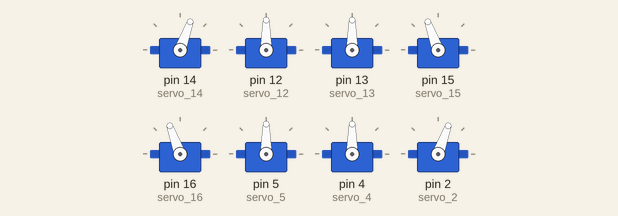
A sketch run on a simulated Arduino Uno, built with avr-gcc and run on an emulated ATmega328P. On the bench: 8 × servo.

Above: at 0.05 s.
At 0.35 s:
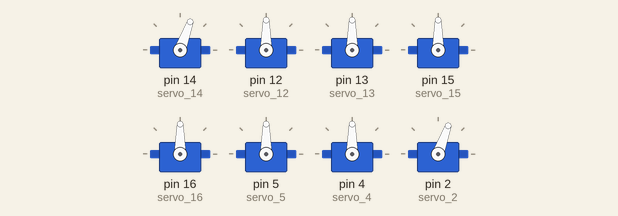
At 0.5 s:
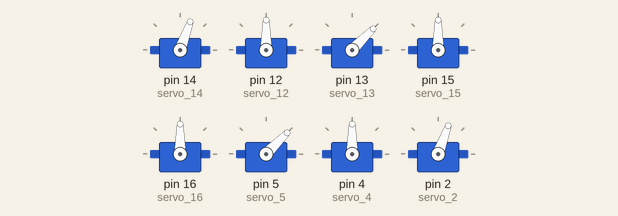
At 0.7 s:
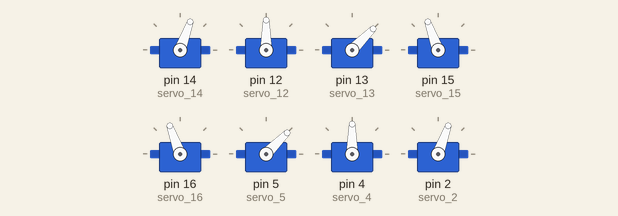
At 1.05 s:
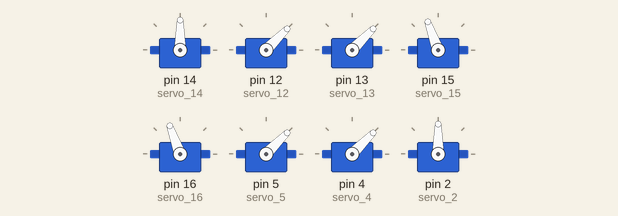
At 1.4 s:
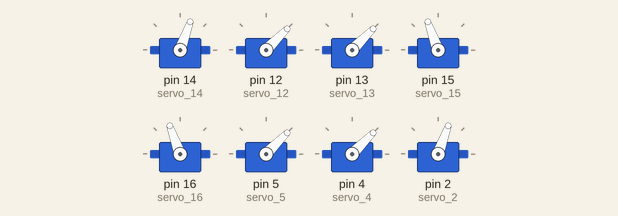
Timing chart, 0 to 3.7 s (numbered marks = the images above):
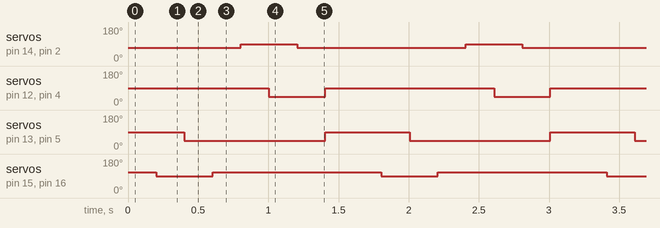

The sketch:

5.2turn_right.ino
```cpp
#include <Servo.h>
Servo servo_14;//Upper right [paw]
Servo servo_12;//Upper right [arm]
Servo servo_13;//Lower right [arm]
Servo servo_15;//Lower right [paw]
Servo servo_16;//Upper left [paw]
Servo servo_5;//Upper left [arm]
Servo servo_4;//Lower left [arm]
Servo servo_2;//Lower left [paw]


//Create an array of actions for turning right (for setting the rotation Angle, see instructions for turning left arrays)
int array7[8][9] = {
 {70, 90, 90, 110, 110, 90, 90, 70, 200},//Ready for standby
 {70, 90, 90, 90, 90, 90, 90, 70, 200},//The left upper paw and right lower paw are raised
 {70, 90, 45, 90, 90, 45, 90, 70, 200},//The upper left arm goes forward and the lower right arm goes back
 {70, 90, 45, 110, 110, 45, 90, 70, 200},//Left upper paw and right lower paw drop
 {90, 90, 45, 110, 110, 45, 90, 90, 200},//Right upper paw and left lower paw are raised
 {90, 45, 45, 110, 110, 45, 45, 90, 200},//Right upper arm back, left lower arm forward
 {70, 45, 45, 110, 110, 45, 45, 70, 200},//Right upper paw and left lower paw drop
 {70, 90, 90, 110, 110, 90, 90, 70, 200},//Four arms rotation
};
//A function that sets the right turn
void turnright() {
 for (int i = 0; i <= 7; i = i + 1) {
  servo_14.write(array7[i][0]);
  servo_12.write(array7[i][1]);
  servo_13.write(array7[i][2]);
  servo_15.write(array7[i][3]);
  servo_16.write(array7[i][4]);
  servo_5.write(array7[i][5]);
  servo_4.write(array7[i][6]);
  servo_2.write(array7[i][7]);
  delay(array7[i][8]);
 }
}

void setup(){
  servo_14.attach(14);
  servo_12.attach(12);
  servo_13.attach(13);
  servo_15.attach(15);
  servo_16.attach(16);
  servo_5.attach(5);
  servo_4.attach(4);
  servo_2.attach(2);
}

//Run the right turn
void loop() {
  turnright();
}
```

Measured:
- by itself, servo on pin 14 (servo_14), servo on pin 2 (servo_2): alternates 90° for 0.40 s and 70° for 1.2 s
- by itself, servo on pin 12 (servo_12), servo on pin 4 (servo_4): alternates 90° for 1.2 s and 45° for 0.40 s
- by itself, servo on pin 13 (servo_13), servo on pin 5 (servo_5): alternates 90° for 0.60 s and 45° for 1.0 s
- by itself, servo on pin 15 (servo_15), servo on pin 16 (servo_16): alternates 110° for 1.2 s and 90° for 0.40 s
